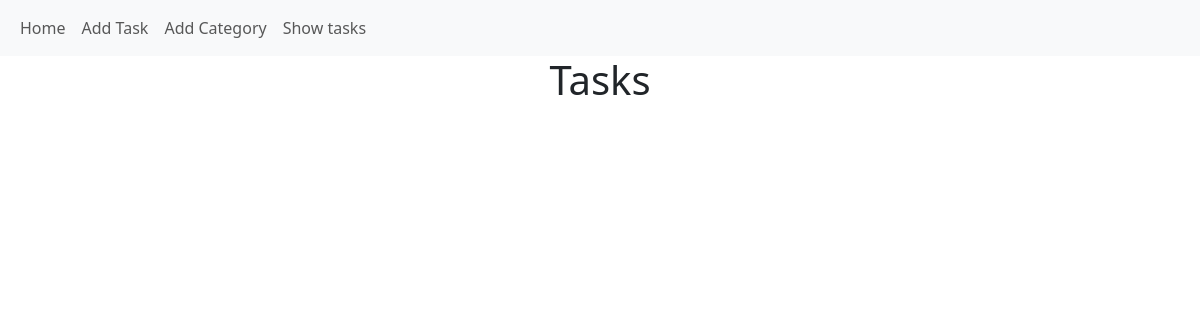
Before: / with the older database file.
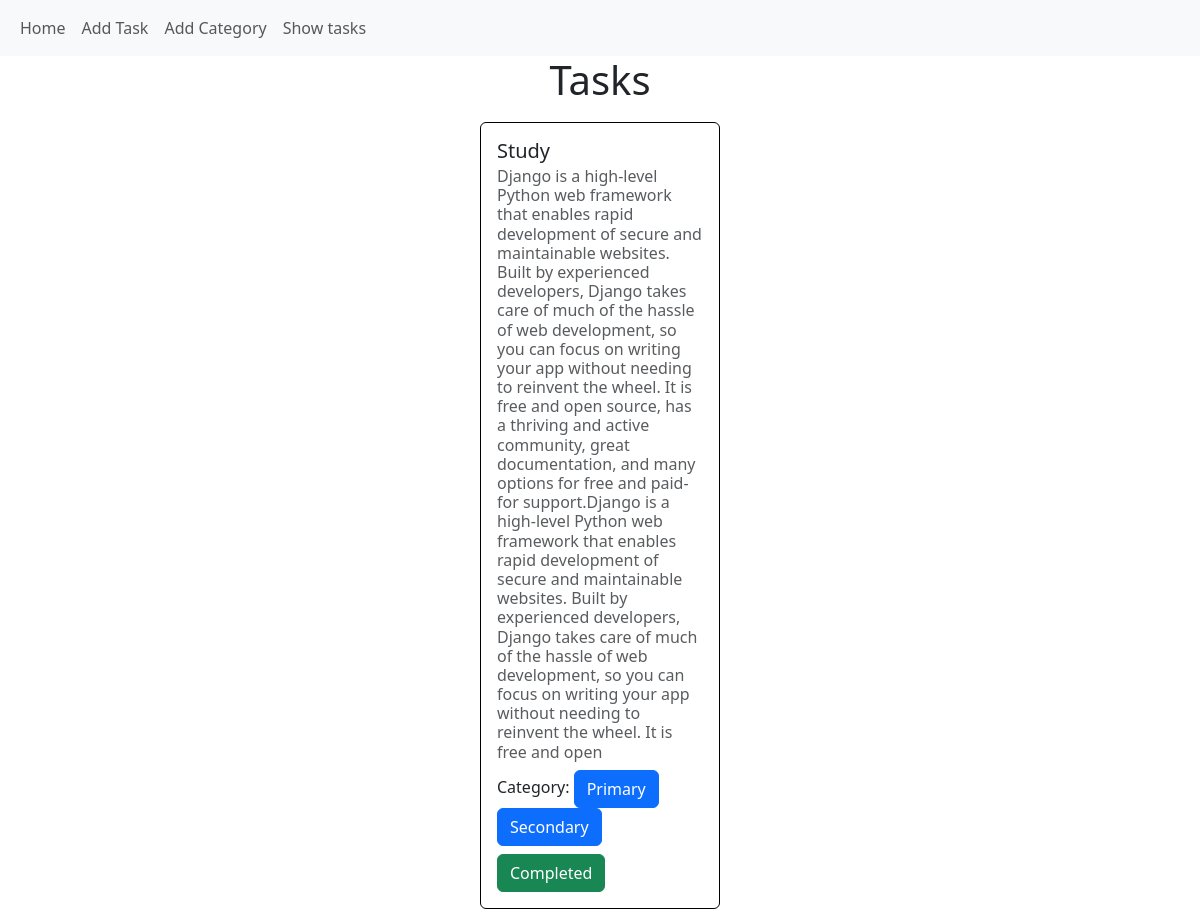
After: the same page with the newer database file.
### task/models.py (models this page shows, shortened)
class TaskModel(models.Model):
    taskTitle =models.CharField(max_length=40)
    taskDescription=models.TextField()
    is_completed=models.BooleanField()
    category=models.ManyToManyField(TaskCategoryModel)

### category/models.py (models this page shows)
class TaskCategoryModel(models.Model):
    name=models.CharField(max_length=40)
    def __str__(self):
        return self.name

### project/views.py (the view)
# urls.py: 2. Add a URL to urlpatterns:  path('', views.home, name='home')
def home(request):
    tasks=models.TaskModel.objects.all()
    for task in tasks:
         print(task.is_completed)
         for category1 in task.category.all():
              print(category1)
    return render(request,'showTask.html',{'tasks':tasks})

### templates/showTask.html (shortened to what this page needs)
{% extends 'base.html' %}
{% block content %}
<h1 class="text-center">Tasks</h1>
<div class="cards" style="display: flex;flex-wrap: wrap;width: 80%;margin: auto;justify-content: center;">
    {% for task in tasks %}
    <div class="card" style="width: 18rem;margin: 10px;width: 25%;border: 1px solid black;">
        <div class="card-body">
          <h5 class="card-title">{{task.taskTitle}}</h5>
          <h6 class="card-subtitle mb-2 text-body-secondary">{{task.taskDescription}}</h6>
          <h6>Category:
            {% for category in task.category.all %}
            <btn class="btn btn-primary">{{category}}</btn>
            {% endfor %}
          </h6>
          {% if task.is_completed %}
          <button class="btn btn-success">Completed</button>
          {% else %}
          <a href="{% url 'editTask' task.id %}" class="card-link btn btn-warning">Edit</a>
          <a href="{% url 'home' task.id %}" class="card-link  btn btn-danger">Delete</a>
          {% endif%}
        </div>
      </div>
    {% endfor %}
</div>
{% endblock %}

### templates/base.html (shortened to what this page needs)
<!DOCTYPE html>
<html lang="en">
  <head>
    <link
      href="https://cdn.jsdelivr.net/npm/bootstrap@5.3.3/dist/css/bootstrap.min.css"
      rel="stylesheet"
    />
  </head>
  <body>
    <nav>
      <nav class="navbar navbar-expand-lg bg-body-tertiary">
        <div class="container-fluid">
          <div class="collapse navbar-collapse" id="navbarNav">
            <ul class="navbar-nav">
              <li class="nav-item">
                <a class="nav-link btn btn-primary" href="{% url 'home' %}">Home</a>
              </li>
              <li class="nav-item">
                <a class="nav-link btn btn-primary" href="{% url 'addToTask' %}">Add Task</a>
              </li>
              <li class="nav-item">
                <a class="nav-link btn btn-primary" href="{% url 'addToCategory' %}">Add Category</a>
              </li>
              <li class="nav-item">
                <a class="nav-link btn btn-primary" href="{% url 'showTasks' %}">Show tasks</a>
              </li>
            </ul>
          </div>
        </div>
      </nav>
    </nav>
    {% block content %}{% endblock content %}
  </body>
</html>

Changed rows visible on the page:
added TaskModel: taskTitle "Study", taskDescription "Django is a high-level Python web framework that enables rapid development of secure and maintainable websites. Built by experienced developers, Django takes care of much of the hassle of web development, so you can focus on writing your app without needing to reinvent the wheel. It is free and open source, has a thriving and active community, great documentation, and many options for free and paid-for support.Django is a high-level Python web framework that enables rapid development of secure and maintainable websites. Built by experienced developers, Django takes care of much of the hassle of web development, so you can focus on writing your app without needing to reinvent the wheel. It…", is_completed "Completed"
added TaskCategoryModel: name "Primary"
added TaskCategoryModel: name "Secondary"
